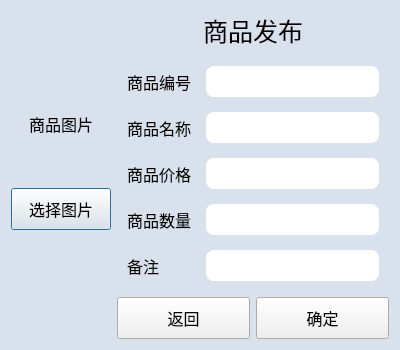
<?xml version="1.0" encoding="UTF-8"?>
<ui version="4.0">
 <class>ReleaseGoodsDialog</class>
 <widget class="QDialog" name="ReleaseGoodsDialog">
  <property name="geometry">
   <rect>
    <x>0</x>
    <y>0</y>
    <width>400</width>
    <height>350</height>
   </rect>
  </property>
  <property name="minimumSize">
   <size>
    <width>350</width>
    <height>300</height>
   </size>
  </property>
  <property name="maximumSize">
   <size>
    <width>888</width>
    <height>888</height>
   </size>
  </property>
  <property name="font">
   <font>
    <pointsize>12</pointsize>
   </font>
  </property>
  <property name="windowTitle">
   <string>发布商品</string>
  </property>
  <property name="styleSheet">
   <string notr="true">QLineEdit{ border-radius:8px; padding:5px; } QDialog{ background-color: rgb(217, 226, 236); } QPushButton{ padding:8px; }</string>
  </property>
  <layout class="QVBoxLayout" name="verticalLayout">
   <item>
    <layout class="QHBoxLayout" name="horizontalLayout">
     <item>
      <layout class="QVBoxLayout" name="leftLayout">
       <property name="spacing">
        <number>6</number>
       </property>
       <property name="rightMargin">
        <number>0</number>
       </property>
       <item>
        <spacer name="verticalSpacer">
         <property name="orientation">
          <enum>Qt::Orientation::Vertical</enum>
         </property>
         <property name="sizeType">
          <enum>QSizePolicy::Policy::Maximum</enum>
         </property>
         <property name="sizeHint" stdset="0">
          <size>
           <width>20</width>
           <height>55</height>
          </size>
         </property>
        </spacer>
       </item>
       <item>
        <widget class="QLabel" name="imageLabel">
         <property name="enabled">
          <bool>true</bool>
         </property>
         <property name="sizePolicy">
          <sizepolicy hsizetype="Fixed" vsizetype="Fixed">
           <horstretch>100</horstretch>
           <verstretch>100</verstretch>
          </sizepolicy>
         </property>
         <property name="minimumSize">
          <size>
           <width>100</width>
           <height>100</height>
          </size>
         </property>
         <property name="text">
          <string>商品图片</string>
         </property>
         <property name="textFormat">
          <enum>Qt::TextFormat::AutoText</enum>
         </property>
         <property name="alignment">
          <set>Qt::AlignmentFlag::AlignCenter</set>
         </property>
        </widget>
       </item>
       <item>
        <widget class="QPushButton" name="chooseImageButton">
         <property name="enabled">
          <bool>true</bool>
         </property>
         <property name="text">
          <string>选择图片</string>
         </property>
        </widget>
       </item>
       <item>
        <spacer name="verticalSpacer_2">
         <property name="orientation">
          <enum>Qt::Orientation::Vertical</enum>
         </property>
         <property name="sizeType">
          <enum>QSizePolicy::Policy::Maximum</enum>
         </property>
         <property name="sizeHint" stdset="0">
          <size>
           <width>20</width>
           <height>100</height>
          </size>
         </property>
        </spacer>
       </item>
      </layout>
     </item>
     <item>
      <layout class="QVBoxLayout" name="rightLayout">
       <item>
        <widget class="QLabel" name="label_6">
         <property name="font">
          <font>
           <pointsize>19</pointsize>
          </font>
         </property>
         <property name="text">
          <string>商品发布</string>
         </property>
         <property name="alignment">
          <set>Qt::AlignmentFlag::AlignCenter</set>
         </property>
        </widget>
       </item>
       <item>
        <layout class="QGridLayout" name="gridLayout">
         <property name="leftMargin">
          <number>10</number>
         </property>
         <property name="topMargin">
          <number>10</number>
         </property>
         <property name="rightMargin">
          <number>10</number>
         </property>
         <property name="bottomMargin">
          <number>10</number>
         </property>
         <property name="spacing">
          <number>15</number>
         </property>
         <item row="0" column="0">
          <widget class="QLabel" name="label">
           <property name="text">
            <string>商品编号</string>
           </property>
          </widget>
         </item>
         <item row="0" column="1">
          <widget class="QLineEdit" name="idEdit">
           <property name="maxLength">
            <number>10</number>
           </property>
           <property name="fixedSize" stdset="0">
            <size>
             <width>150</width>
             <height>30</height>
            </size>
           </property>
          </widget>
         </item>
         <item row="1" column="0">
          <widget class="QLabel" name="label_2">
           <property name="text">
            <string>商品名称</string>
           </property>
          </widget>
         </item>
         <item row="1" column="1">
          <widget class="QLineEdit" name="nameEdit">
           <property name="maxLength">
            <number>20</number>
           </property>
           <property name="fixedSize" stdset="0">
            <size>
             <width>150</width>
             <height>30</height>
            </size>
           </property>
          </widget>
         </item>
         <item row="2" column="0">
          <widget class="QLabel" name="label_3">
           <property name="text">
            <string>商品价格</string>
           </property>
          </widget>
         </item>
         <item row="2" column="1">
          <widget class="QLineEdit" name="priceEdit">
           <property name="maxLength">
            <number>10</number>
           </property>
           <property name="fixedSize" stdset="0">
            <size>
             <width>150</width>
             <height>30</height>
            </size>
           </property>
          </widget>
         </item>
         <item row="3" column="0">
          <widget class="QLabel" name="label_4">
           <property name="text">
            <string>商品数量</string>
           </property>
          </widget>
         </item>
         <item row="3" column="1">
          <widget class="QLineEdit" name="numberEdit">
           <property name="maxLength">
            <number>10</number>
           </property>
           <property name="fixedSize" stdset="0">
            <size>
             <width>150</width>
             <height>30</height>
            </size>
           </property>
          </widget>
         </item>
         <item row="4" column="0">
          <widget class="QLabel" name="label_5">
           <property name="text">
            <string>备注</string>
           </property>
          </widget>
         </item>
         <item row="4" column="1">
          <widget class="QLineEdit" name="noticeEdit">
           <property name="maxLength">
            <number>50</number>
           </property>
           <property name="fixedSize" stdset="0">
            <size>
             <width>150</width>
             <height>30</height>
            </size>
           </property>
          </widget>
         </item>
        </layout>
       </item>
       <item>
        <layout class="QHBoxLayout" name="buttonLayout">
         <item>
          <widget class="QPushButton" name="cancelButton">
           <property name="text">
            <string>返回</string>
           </property>
          </widget>
         </item>
         <item>
          <widget class="QPushButton" name="releaseButton">
           <property name="text">
            <string>确定</string>
           </property>
          </widget>
         </item>
        </layout>
       </item>
      </layout>
     </item>
    </layout>
   </item>
  </layout>
 </widget>
 <resources/>
 <connections/>
</ui>
